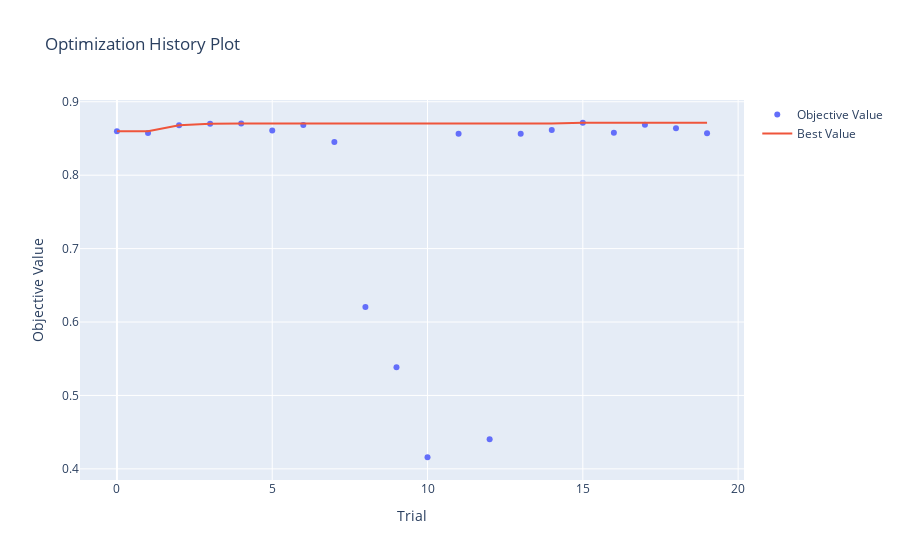

Here is the notebook cell this chart was saved with:
### Code cell
optuna.visualization.plot_optimization_history(study)

### Figure 1 — Plotly figure (JSON) as saved in the notebook; plotly's stock layout.template omitted (floating-point values rounded to 4 significant figures)
{"data": [{"mode": "markers", "name": "Objective Value", "type": "scatter", "x": [0, 1, 2, 3, 4, 5, 6, 7, 8, 9, 10, 11, 12, 13, 14, 15, 16, 17, 18, 19], "y": [0.8599, 0.8574, 0.8681, 0.8701, 0.8704, 0.861, 0.8684, 0.8452, 0.6206, 0.5385, 0.4158, 0.8564, 0.4403, 0.8564, 0.8617, 0.8714, 0.8578, 0.8686, 0.864, 0.857]}, {"mode": "lines", "name": "Best Value", "type": "scatter", "x": [0, 1, 2, 3, 4, 5, 6, 7, 8, 9, 10, 11, 12, 13, 14, 15, 16, 17, 18, 19], "y": [0.8599, 0.8599, 0.8681, 0.8701, 0.8704, 0.8704, 0.8704, 0.8704, 0.8704, 0.8704, 0.8704, 0.8704, 0.8704, 0.8704, 0.8704, 0.8714, 0.8714, 0.8714, 0.8714, 0.8714]}, {"marker": {"color": "#cccccc"}, "mode": "markers", "name": "Infeasible Trial", "showlegend": false, "type": "scatter", "x": [], "y": []}], "layout": {"title": {"text": "Optimization History Plot"}, "xaxis": {"title": {"text": "Trial"}}, "yaxis": {"title": {"text": "Objective Value"}}}}
